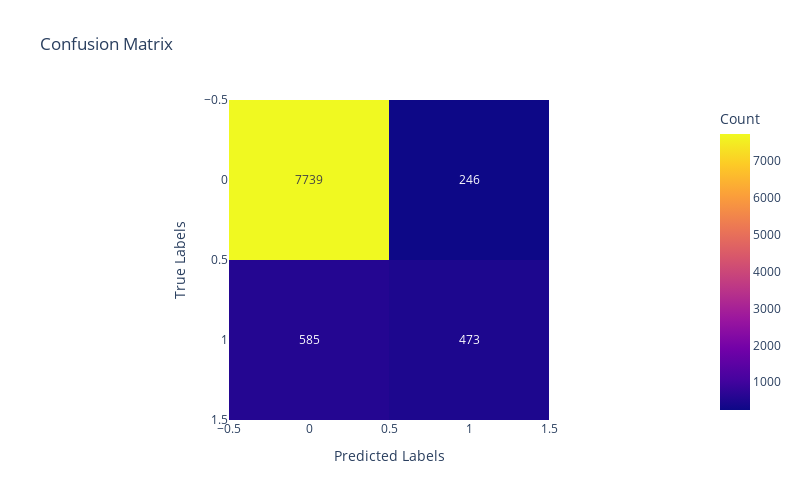

Notebook code cell kept with this figure:
### Code cell
# Create an interactive heatmap using Plotly
fig = px.imshow(cm, x=best_estimator.classes_, y=best_estimator.classes_,
                labels=dict(x="Predicted Labels", y="True Labels", color="Count"),
                title="Confusion Matrix")
fig.update_layout(width=800, height=500)

# Set count values on tiles
fig.update_traces(texttemplate='%{text}', text=cm.tolist())

# Display the interactive plot
fig.show()

### Figure 1 — Plotly figure (JSON) as saved in the notebook; plotly's stock layout.template omitted (floating-point values rounded to 4 significant figures)
{"data": [{"coloraxis": "coloraxis", "hovertemplate": "Predicted Labels: %{x}<br>True Labels: %{y}<br>Count: %{z}<extra></extra>", "name": "0", "text": [[7739, 246], [585, 473]], "texttemplate": "%{text}", "type": "heatmap", "x": [0, 1], "xaxis": "x", "y": [0, 1], "yaxis": "y", "z": [[7739, 246], [585, 473]]}], "layout": {"coloraxis": {"colorbar": {"title": {"text": "Count"}}, "colorscale": [[0, "#0d0887"], [0.1111, "#46039f"], [0.2222, "#7201a8"], [0.3333, "#9c179e"], [0.4444, "#bd3786"], [0.5556, "#d8576b"], [0.6667, "#ed7953"], [0.7778, "#fb9f3a"], [0.8889, "#fdca26"], [1, "#f0f921"]]}, "height": 500, "title": {"text": "Confusion Matrix"}, "width": 800, "xaxis": {"anchor": "y", "constrain": "domain", "domain": [0, 1], "scaleanchor": "y", "title": {"text": "Predicted Labels"}}, "yaxis": {"anchor": "x", "autorange": "reversed", "constrain": "domain", "domain": [0, 1], "title": {"text": "True Labels"}}}}
